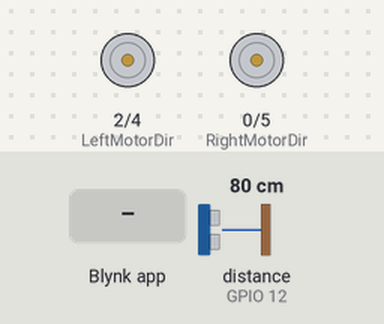
The sketch below on a simulated ESP8266 (NodeMCU). Parts: direction and speed pins drawn as motors (green arrow = direction pin HIGH = forward, orange = LOW = backward, longer = more drive). Inputs (shaded band) come from the test bench; at power-on: distance to the obstacle (sensor on GPIO 12) 80 cm. The echo pulse lasts 58.3 µs per cm; WiFi joins after 1.5 s; servers stay silent unless stated.

Above: at 3.0 s.
3.1 s: Blynk app writes 1 to V0
At 3.9 s:
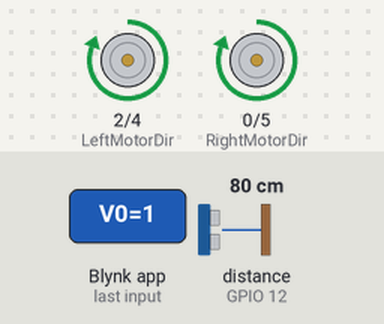
4.6 s: Blynk app writes 0 to V0
At 5.0 s:
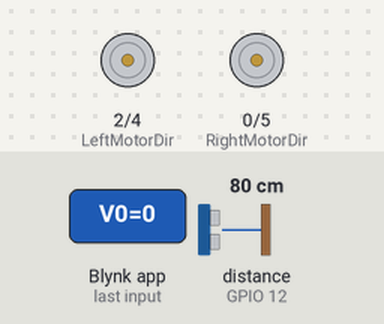
6.1 s: Blynk app writes 1 to V1
At 7.1 s:
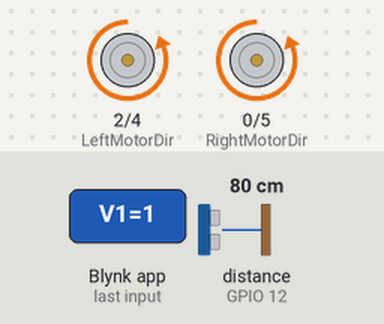
7.6 s: Blynk app writes 1 to V2
At 8.3 s:
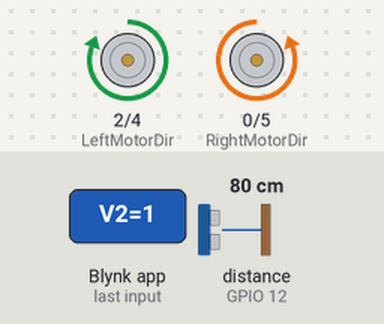
9.1 s: Blynk app writes 0 to V1
At 9.5 s:
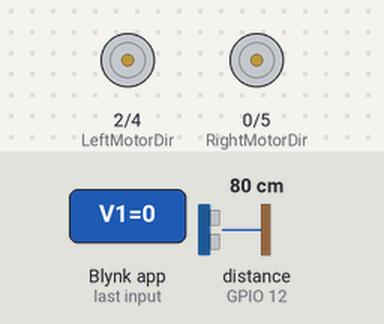
10.6 s: Blynk app writes 1 to V3
At 11.8 s:
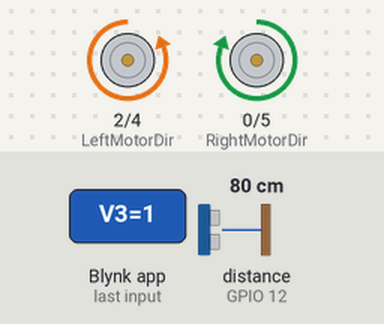
Timing chart, 0 to 13.1 s (numbered marks = the images above; inputs shaded):
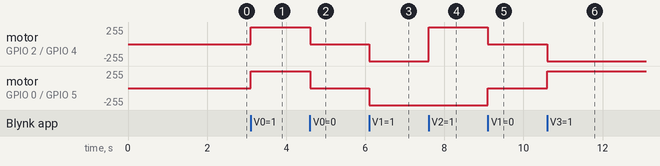

The sketch:

coche_sonar.ino
```cpp
/**************************************************************
 * This example runs directly on ESP8266 chip
 * using the Blynk platform and mobile application.
 *
 * Change WiFi ssid, password, and Blynk auth token to run :)
 *
 **************************************************************/

#define BLYNK_PRINT Serial    // Comment this out to disable prints and save space
#include <ESP8266WiFi.h>
#include <BlynkSimpleEsp8266.h>

#define RightMotorSpeed 5
#define RightMotorDir   0
#define LeftMotorSpeed  4
#define LeftMotorDir    2


#define echoPin 12 // Echo Pin
#define trigPin 13 // Trigger Pin
long duration, distance;

WidgetTerminal terminal(V4);

// You should get Auth Token in the Blynk App.
// Go to the Project Settings (nut icon).
char auth[] = "***************************************";
char ssid[] = "***********************";
char pass[] = "***********************";

void setup()
{
  Serial.begin(9600);
  Blynk.begin(auth, ssid, pass);

  pinMode(RightMotorSpeed, OUTPUT);
  pinMode(RightMotorDir, OUTPUT);
  pinMode(LeftMotorSpeed, OUTPUT);
  pinMode(LeftMotorDir, OUTPUT);

  pinMode(trigPin, OUTPUT);
  pinMode(echoPin, INPUT);
  terminal.println(F("Blynk v" BLYNK_VERSION ": Device started"));

}

int distancia(){
/* The following trigPin/echoPin cycle is used to determine the
 distance of the nearest object by bouncing soundwaves off of it. */
 digitalWrite(trigPin, LOW);
 delayMicroseconds(4);

 digitalWrite(trigPin, HIGH);
 delayMicroseconds(10);

 digitalWrite(trigPin, LOW);
 duration = pulseIn(echoPin, HIGH);

 //Calculate the distance (in cm) based on the speed of sound.54
 distance = duration * 10 / 292/ 2;
 return distance;
}


void loop()
{

  Blynk.run();

}

void halt()
{
  digitalWrite(RightMotorSpeed, LOW);
  digitalWrite(LeftMotorSpeed, LOW);
}

void forward()
{
  digitalWrite(RightMotorDir, HIGH);
  digitalWrite(LeftMotorDir, HIGH);
  digitalWrite(RightMotorSpeed, HIGH);
  digitalWrite(LeftMotorSpeed, HIGH);
}

void reverse()
{
  digitalWrite(RightMotorDir, LOW);
  digitalWrite(LeftMotorDir, LOW);
  digitalWrite(RightMotorSpeed, HIGH);
  digitalWrite(LeftMotorSpeed, HIGH);
}

void right()
{
  digitalWrite(RightMotorDir, LOW);
  digitalWrite(LeftMotorDir, HIGH);
  digitalWrite(RightMotorSpeed, HIGH);
  digitalWrite(LeftMotorSpeed, HIGH);
}

void left()
{
  digitalWrite(RightMotorDir, HIGH);
  digitalWrite(LeftMotorDir, LOW);
  digitalWrite(RightMotorSpeed, HIGH);
  digitalWrite(LeftMotorSpeed, HIGH);
}

BLYNK_WRITE(V0)
{
 int dis = distancia();
  if (param[0]){
    if (dis > 10) {
       terminal.println("avanza");
       forward();
    }else {
       terminal.println("demasiado cerca");
       halt();
    }
  }else  halt();
 terminal.flush();
}

BLYNK_WRITE(V1)
{
  if (param[0])
    reverse();
  else
    halt();
}

BLYNK_WRITE(V2)
{
  if (param[0])
    right();
  else
    halt();
}

BLYNK_WRITE(V3)
{
  if (param[0])
    left();
  else
    halt();
}
```

Measured:
- after the input at 3.1 s, motor on GPIO 2 (LeftMotorDir) / GPIO 4 (LeftMotorSpeed), motor on GPIO 0 (RightMotorDir) / GPIO 5 (RightMotorSpeed): stopped → forward 255/255 at once
- after the input at 4.6 s, motor on GPIO 2 (LeftMotorDir) / GPIO 4 (LeftMotorSpeed), motor on GPIO 0 (RightMotorDir) / GPIO 5 (RightMotorSpeed): forward 255/255 → stopped at once
- after the input at 6.1 s, motor on GPIO 2 (LeftMotorDir) / GPIO 4 (LeftMotorSpeed), motor on GPIO 0 (RightMotorDir) / GPIO 5 (RightMotorSpeed): stopped → backward 255/255 at once
- after the input at 7.6 s, motor on GPIO 2 (LeftMotorDir) / GPIO 4 (LeftMotorSpeed): backward 255/255 → forward 255/255 at once
- after the input at 9.1 s, motor on GPIO 2 (LeftMotorDir) / GPIO 4 (LeftMotorSpeed): forward 255/255 → stopped at once; motor on GPIO 0 (RightMotorDir) / GPIO 5 (RightMotorSpeed): backward 255/255 → stopped at once
- after the input at 10.6 s, motor on GPIO 2 (LeftMotorDir) / GPIO 4 (LeftMotorSpeed): stopped → backward 255/255 at once; motor on GPIO 0 (RightMotorDir) / GPIO 5 (RightMotorSpeed): stopped → forward 255/255 at once
